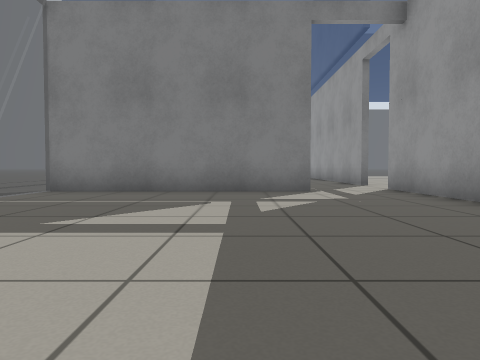
View 1 (above)

13 first-person views from a walk through a robot-simulator world made for Gazebo. The camera is 0.5 m above the floor, tilts 2° down and sees 70° across. The floor is counted in squares, 1 m on a side. Each view is taken from the middle of a square. On the plan, view 1 faces up. The plan holds only what a view shows up to about 9 squares ahead; the rest is blank. The place goes on beyond the plan.

View 2
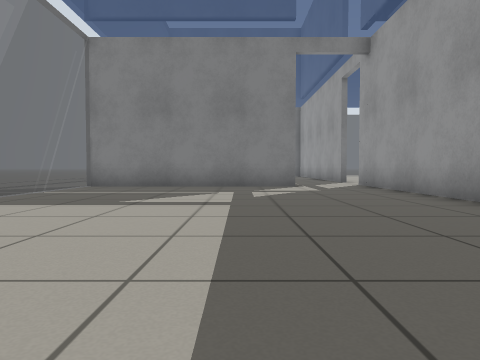

View 3
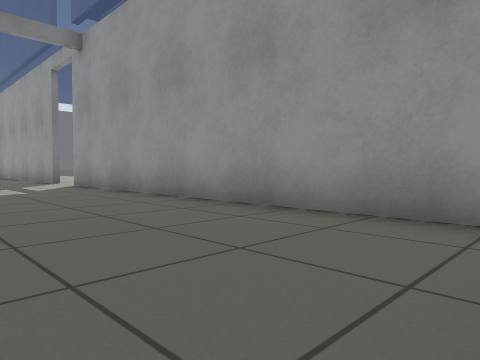

View 4
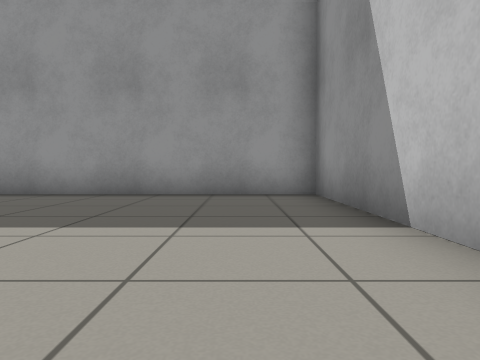

View 5
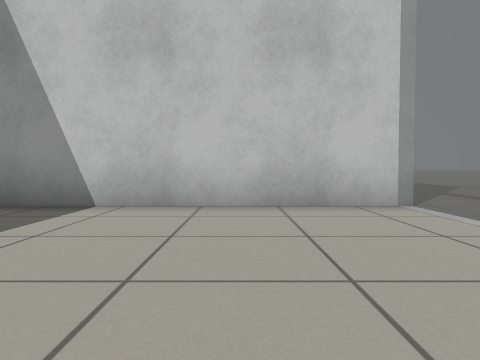

View 6
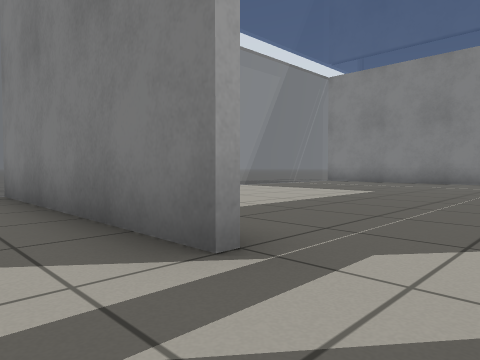

View 7
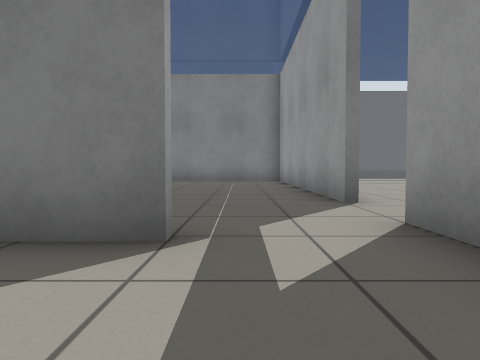

View 8
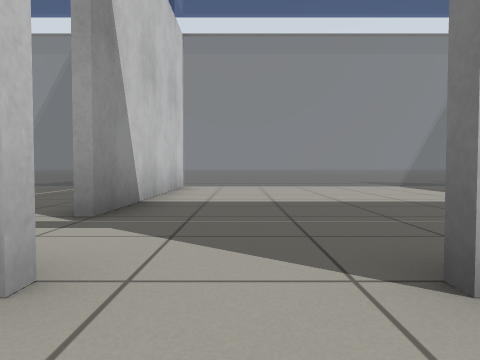

View 9
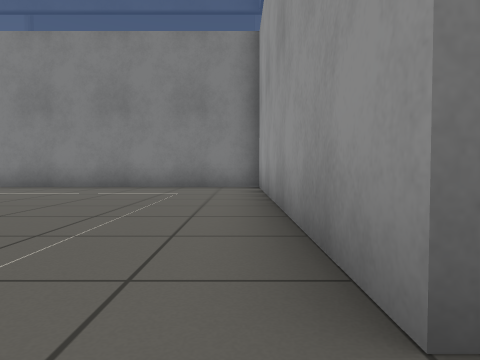

View 10
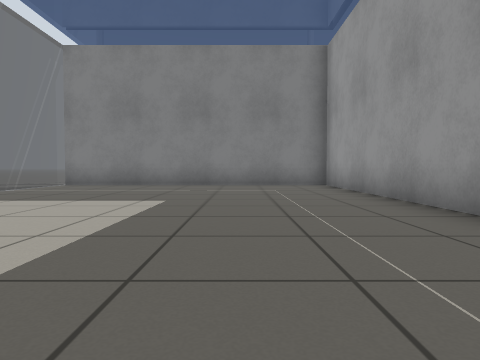

View 11
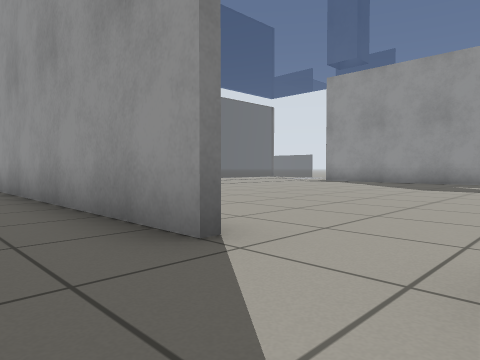

View 12
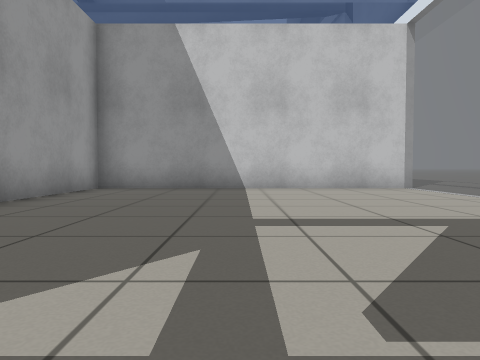

View 13
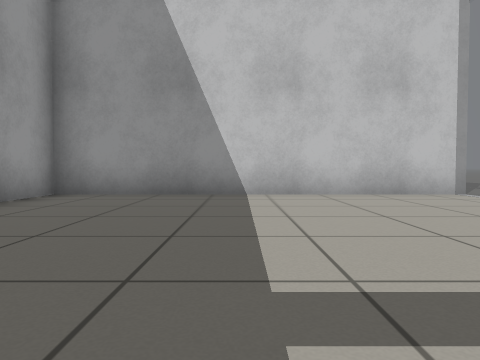

### Floor plan
Key: @ floor where view 1 was taken; # wall or solid block; . floor; = window, fence, low wall or low ledge.
Columns run from 4 left of view 1 to 12 right of it. Each row starts with its distance up from view 1.
 18 #########
 17 =.......#
 16 =.......#
 15  .......#
 14 =.......#.....
 13 =.......#......
 12 =.......#.......
 11 =.......#........
 10 =.......#........
  9 =..............
  8 =.......#.
  7 ######..#
  6 =.......#
  5 =.......#
  4 =.......#
  3  .......#
  2  .......#
  1  .......#
  0 =...@...#
 -1 =.......#
 -2 =.......#
 -3 #########

Positions as (right, up) in squares from view 1, and headings:
1: (0, 0), facing up
2: (0, -2), facing up
3: (0, -2), facing up-right
4: (-3, -1), facing right
5: (-2, 2), facing down
6: (3, 6), facing up-left
7: (2, 5), facing up
8: (5, 9), facing left
9: (3, 9), facing up
10: (1, 8), facing up
11: (2, 8), facing up-right
12: (0, 6), facing down
13: (0, 4), facing down
